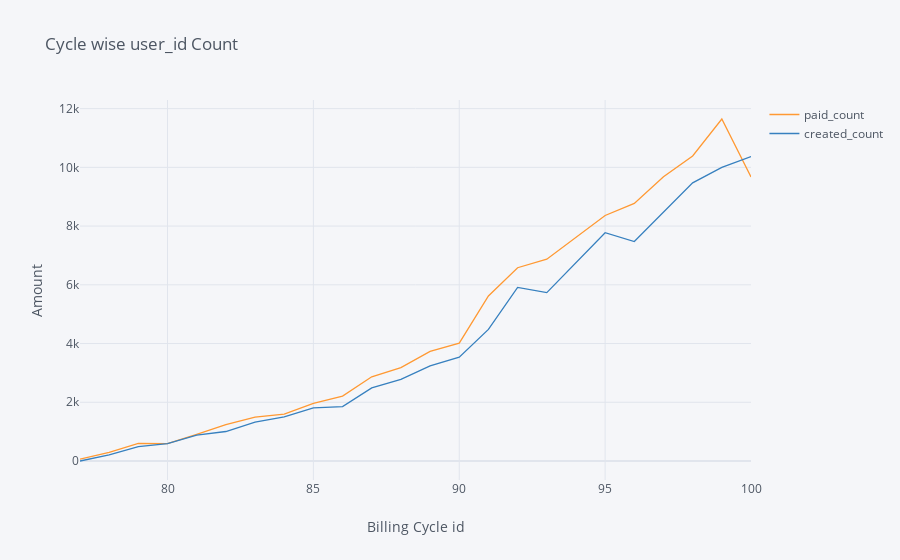

The notebook cell this image was saved under:
### Code cell
result_df.iplot(x='cycle_id',y=['paid_count','created_count'],xTitle='Billing Cycle id',yTitle='Amount',title='Cycle wise user_id Count')

### Figure 1 — Plotly figure (JSON) as saved in the notebook; plotly's stock layout.template omitted (floating-point values rounded to 4 significant figures)
{"data": [{"line": {"color": "rgba(255, 153, 51, 1.0)", "dash": "solid", "shape": "linear", "width": 1.3}, "mode": "lines", "name": "paid_count", "text": "", "type": "scatter", "x": [77, 78, 79, 80, 81, 82, 83, 84, 85, 86, 87, 88, 89, 90, 91, 92, 93, 94, 95, 96, 97, 98, 99, 100], "y": [66, 293, 597, 591, 906, 1237, 1497, 1593, 1959, 2211, 2869, 3182, 3730, 4016, 5618, 6582, 6873, 7614, 8361, 8772, 9683, 10387, 11647, 9671]}, {"line": {"color": "rgba(55, 128, 191, 1.0)", "dash": "solid", "shape": "linear", "width": 1.3}, "mode": "lines", "name": "created_count", "text": "", "type": "scatter", "x": [77, 78, 79, 80, 81, 82, 83, 84, 85, 86, 87, 88, 89, 90, 91, 92, 93, 94, 95, 96, 97, 98, 99, 100], "y": [0, 210, 491, 594, 881, 1004, 1327, 1500, 1811, 1851, 2491, 2780, 3241, 3537, 4482, 5914, 5734, 6770, 7774, 7475, 8475, 9473, 9997, 10366]}], "layout": {"legend": {"bgcolor": "#F5F6F9", "font": {"color": "#4D5663"}}, "paper_bgcolor": "#F5F6F9", "plot_bgcolor": "#F5F6F9", "title": {"font": {"color": "#4D5663"}, "text": "Cycle wise user_id Count"}, "xaxis": {"gridcolor": "#E1E5ED", "showgrid": true, "tickfont": {"color": "#4D5663"}, "title": {"font": {"color": "#4D5663"}, "text": "Billing Cycle id"}, "zerolinecolor": "#E1E5ED"}, "yaxis": {"gridcolor": "#E1E5ED", "showgrid": true, "tickfont": {"color": "#4D5663"}, "title": {"font": {"color": "#4D5663"}, "text": "Amount"}, "zerolinecolor": "#E1E5ED"}}}
